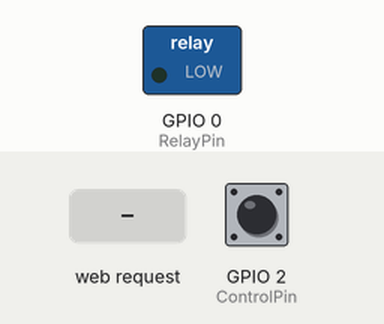
A sketch run on a simulated ESP8266 (NodeMCU). Parts: switched loads named in the sketch (green lamp = pin HIGH). Dashed ring = blinking. Inputs (shaded band) come from the test bench; at power-on: GPIO 2 (ControlPin) LOW. WiFi joins after 1.5 s; servers stay silent unless stated; EEPROM starts erased; what the sketch prints to the serial monitor is not drawn.

Above: at 5.7 s.
5.8 s: HTTP request GET /on received
At 6.9 s:
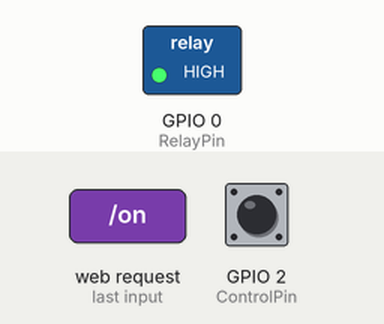
7.3 s: HTTP request GET /off received
At 8.0 s:
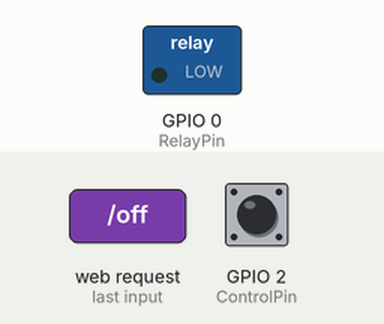
10.3 s: GPIO 2 (ControlPin) pulsed HIGH 5 times (0.12 s each, 0.3 s apart)
At 11.9 s:
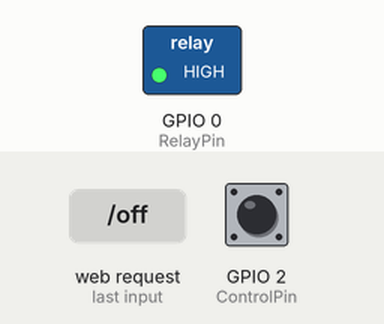
Timing chart, 0 to 13.4 s (numbered marks = the images above; inputs shaded):
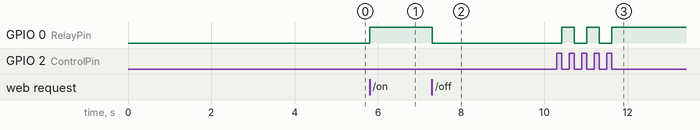

Measured:
- after the input at 5.8 s, GPIO 0 (RelayPin): LOW → HIGH at once
- after the input at 7.3 s, GPIO 0 (RelayPin): HIGH → LOW at once
- after the input at 10.3 s, GPIO 0 (RelayPin): alternates HIGH for 0.30 s and LOW for 0.30 s, 5 changes in all, then stays HIGH, starting after 0.12 s

The sketch:

SmartLight.ino
```cpp
#include <ESP8266WiFi.h>
#include <EEPROM.h>
#include <ESP.h>
#define RelayPin 0
#define ControlPin 2
int CCS = LOW;
int OCS = LOW;
struct WiFiCredentials
{
  char ssid[64];
  char password[64];
}creds;
WiFiServer server(80);
String header;
String outputState = "off";
void setup() {
  pinMode(RelayPin, OUTPUT);
  pinMode(ControlPin, INPUT);
  digitalWrite(RelayPin, LOW);
  Serial.begin(115200);
  Serial.println();
  Serial.println("SmartLight v1.3");
  EEPROM.begin(512);
  EEPROM.get(0, creds);
  Serial.println("Loaded WiFi settings");
  Serial.print("SSID: ");
  Serial.println(creds.ssid);
  Serial.print("Password: ");
  Serial.println(creds.password);
  Serial.println("If you want to change WiFi configuration, type yes in 2 seconds:");
  delay(2000);
  String input = Serial.readString();
  input.trim();
  if(input == "yes")
  {
    Serial.println("Enter WiFi network name:");
    while(!Serial.available())
    {

    }
    String s = Serial.readString();
    s.trim();
    s.toCharArray(creds.ssid, 64);
    Serial.println("Enter password:");
    while(!Serial.available())
    {

    }
    s = Serial.readString();
    s.trim();
    s.toCharArray(creds.password, 64);
    EEPROM.put(0, creds);
    EEPROM.commit();
    Serial.println("WiFi settings saved.");
  }
  Serial.print("Connecting to " + getstr(creds.ssid) + " with password " + getstr(creds.password));
  WiFi.begin(creds.ssid, creds.password);
  while (WiFi.status() != WL_CONNECTED) {
    delay(500);
    Serial.print(".");
  }
  Serial.println("");
  Serial.println("WiFi connected.");
  Serial.println("IP address: ");
  Serial.println(WiFi.localIP());
  server.begin();
}
void loop() {
  CCS = digitalRead(ControlPin);
  if(CCS != OCS)
  {
      if(CCS == LOW)
      {
        if(outputState == "off")
        {
          outputState = "on";
          digitalWrite(RelayPin, HIGH);
          Serial.println("Turned on with button");
        }
        else if(outputState == "on")
        {
          outputState = "off";
          digitalWrite(RelayPin, LOW);
          Serial.println("Turned off with button");
        }
      }
      OCS = CCS;
      delay(100);
  }
  WiFiClient client = server.available();
  if (client) {
    Serial.println("New Client.");
    String currentLine = "";
    while (client.connected()) {
      if (client.available()) {
        char c = client.read();
        header += c;
        if (c == '\n') {
          if (currentLine.length() == 0) {
            client.println("HTTP/1.1 200 OK");
            client.println("Content-type:text/html");
            client.println("Connection: close");
            client.println();
            if (header.indexOf("GET /on") >= 0)
            {
              Serial.println("Light on");
              outputState = "on";
              digitalWrite(RelayPin, HIGH);
            }
            else if (header.indexOf("GET /off") >= 0)
            {
              Serial.println("Light off");
              outputState = "off";
              digitalWrite(RelayPin, LOW);
            }
            else if(header.indexOf("GET /di") >= 0)
            {
              Serial.println("Device discovered by another SmartHub device.");
              client.println("smartlight12");
            }
            client.println("<!DOCTYPE html><html><head><title>SmartLight</title><link href=\"https://fonts.googleapis.com/css?family=Nunito\" rel=\"stylesheet\"> <meta name=\"viewport\" content=\"width=device-width, initial-scale=1\"><style>.button{background-color:#0061ff; padding: 15px; color: white; text-decoration:none; font-family: Nunito, Helvetica, sans-serif; font-size: 22px;} .button:hover{background-color: #116afa;} .button:active{background-color: #0055dd;} .heading{font-family: Nunito, Helvetica, sans-serif; color:white; font-size: 48px;} body{background-color:#040404; text-align:center; } </style></head><body><p class=\"heading\">Smart Light</p>");
            if(outputState == "off")
            {
              client.println("<a href=\"/on\" class=\"button\">Switch on</a>");
            }
            else if(outputState == "on")
            {
              client.println("<a href=\"/off\" class=\"button\">Switch off</a>");
            }
            client.println("</body></html>");
            client.println();
            break;
          }
          else
          {
            currentLine = "";
          }
        }
        else if(c != '\r')
        {
          currentLine += c;
        }
      }
    }
    header = "";
    client.stop();
    Serial.println("Client disconnected");
    Serial.println("");
  }
}

String getstr(char a[])
{
  String s = "";
  for(int i = 0; i < 64; i++)
  {
    if(a[1] == 0x00 || a[i] == 0xFF)
    {
      break;
    }
    else
    {
      s += a[i];
    }
  }
  return s;
}

void externalIP()
{
  WiFiClient client;
  if (!client.connect("api.ipify.org", 80)) {
    Serial.println("Failed to connect with 'api.ipify.org' !");
  }
  else {
    int timeout = millis() + 5000;
    client.print("GET /?format=json HTTP/1.1\r\nHost: api.ipify.org\r\n\r\n");
    while (client.available() == 0) {
      if (timeout - millis() < 0) {
        Serial.println(">>> Client Timeout !");
        client.stop();
        return;
      }
    }
    int size;
    while ((size = client.available()) > 0) {
      uint8_t* msg = (uint8_t*)malloc(size);
      size = client.read(msg, size);
      Serial.write(msg, size);
      free(msg);
    }
  }
}
```
